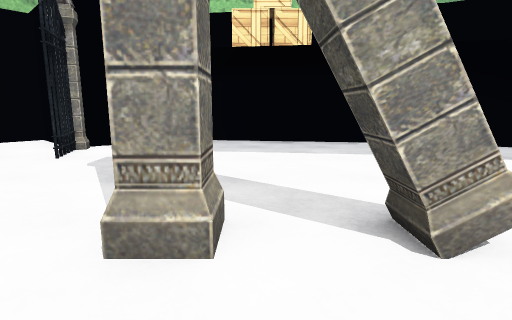
view 1 (above)

19 first-person views from a walk through a scene from a Unity 3-D project. The camera is 1.2 m above the floor, tilts 10° down and sees 80° across. The floor is counted in squares, 1 m on a side. Each view is taken from the middle of a square. On the plan, view 1 faces up. The plan holds only what a view shows up to about 13 squares ahead; the rest is blank. The place goes on beyond the plan. The player is left out. Some surface patterns are stand-ins.

view 2
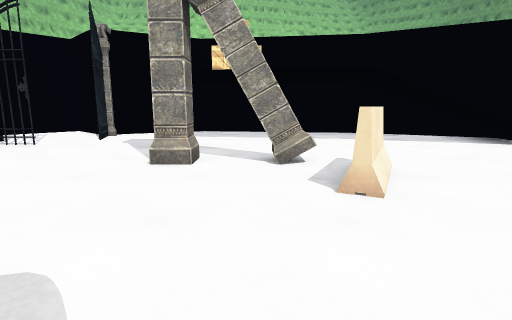

view 3
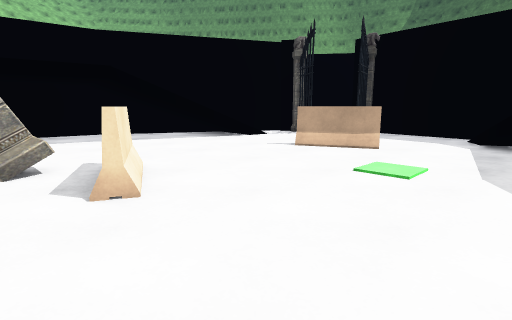

view 4
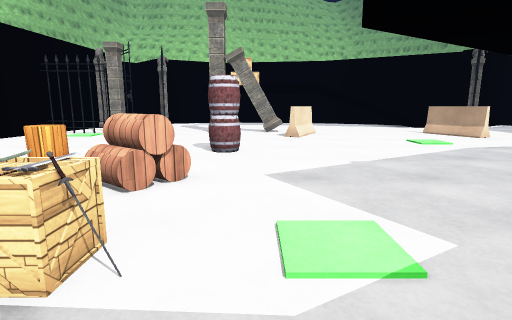

view 5
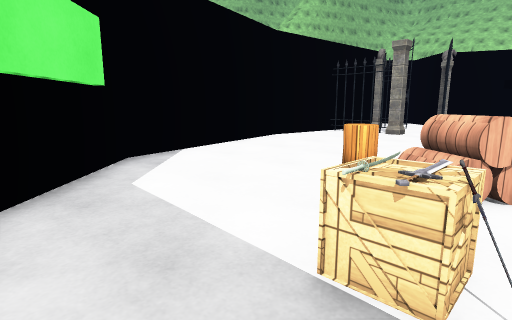

view 6
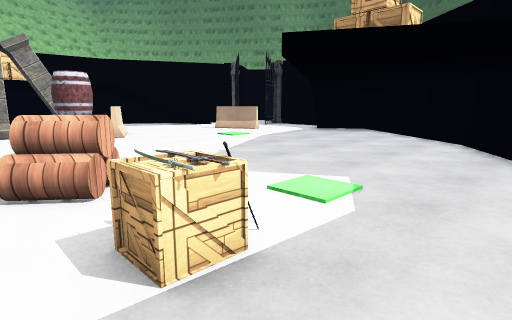

view 7
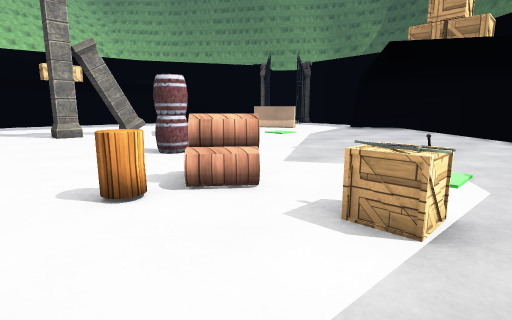

view 8
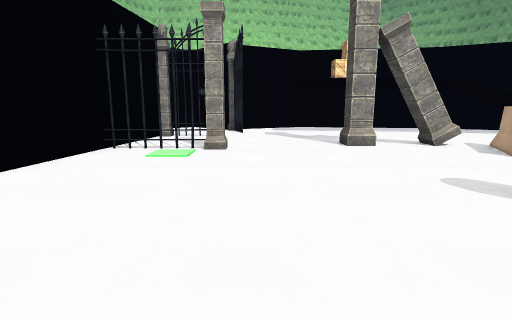

view 9
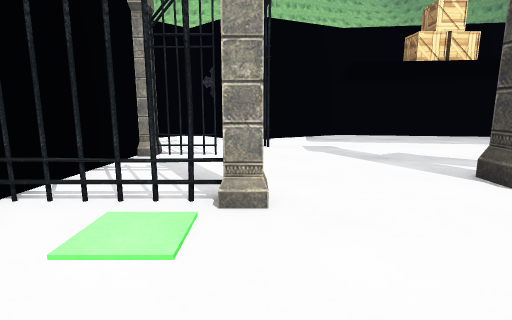

view 10
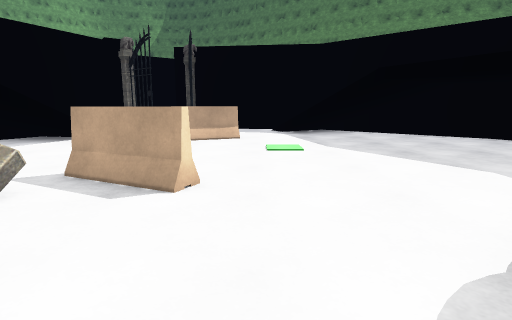

view 11
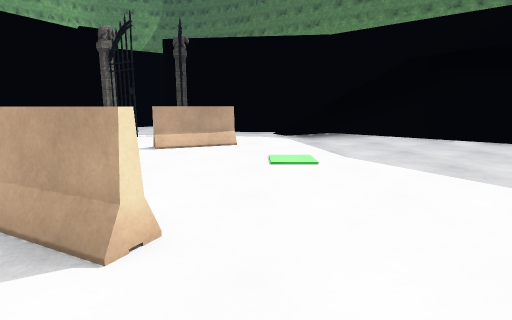

view 12
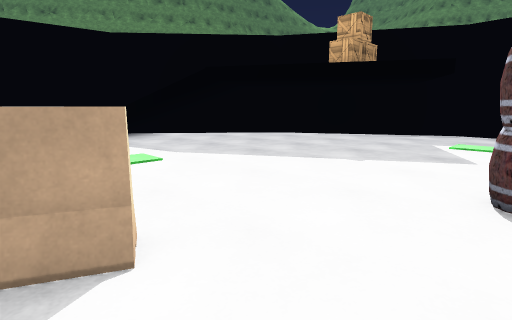

view 13
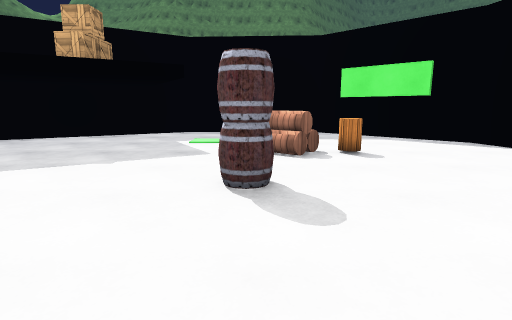

view 14
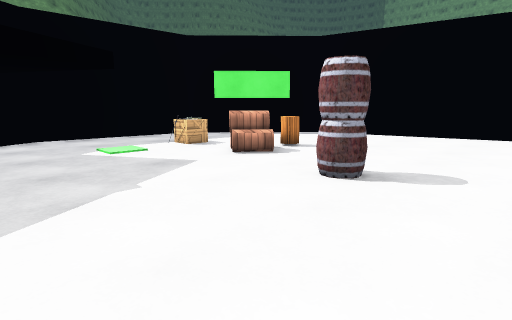

view 15
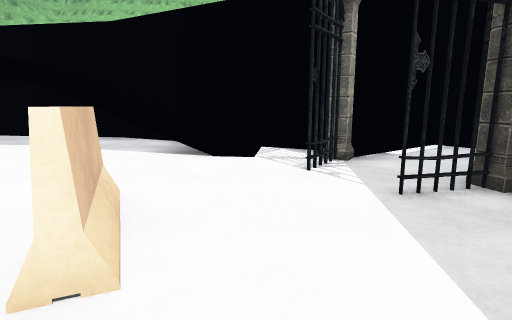

view 16
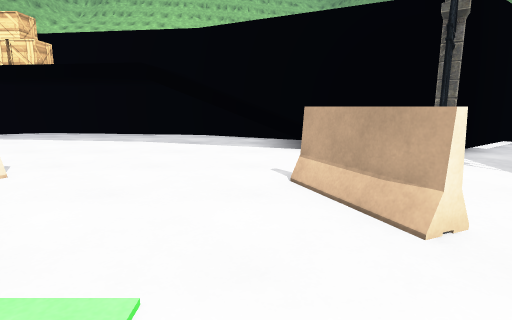

view 17
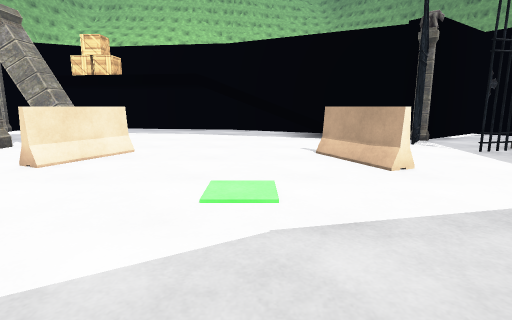

view 18
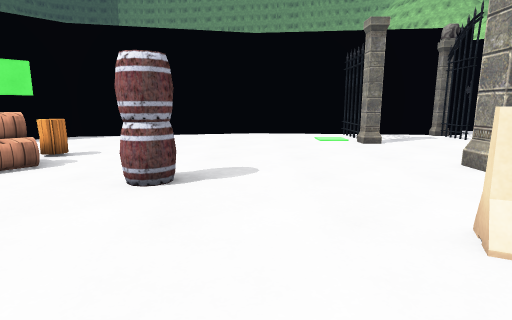

view 19
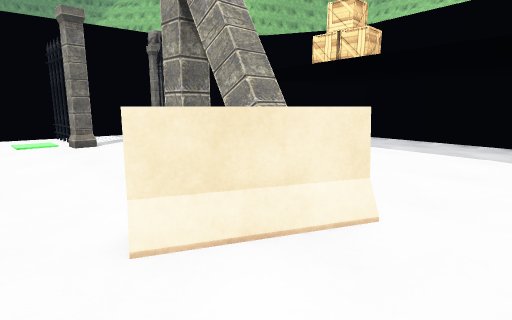

### Floor plan
Key: @ floor where view 1 was taken; # wall or solid block; . floor; / step, stairs or slope; B barrel; C crate; O other object.
Columns run from 8 left of view 1 to 17 right of it. Each row starts with its distance up from view 1.
 11       ##  ##
 10   ##  .....####
  9    #........../
  8    O........../   ##
  7 # .O........../   /#######
  6 OOO........... // /..#  ..
  5 #....................O...
  4 #...................O...
  3 #......O.OO............#
  2 #..#...O.OOO.....O...OO#
  1 ...........O.....O.....
  0 ........@.OO......O....
 -1 .......................#
 -2 ...................../##
 -3 ........B..........///#
 -4  .......B........./
 -5  ................
 -6  ................./
 -7  ....BBB........../
 -8 #......B...........
 -9   .....C..........
-10  ##....OO........
-11   ##...........
-12    ##........
-13          ...

Positions as (right, up) in squares from view 1, and headings:
1: (0, 0), facing up
2: (1, -4), facing up
3: (1, -4), facing up-right
4: (1, -12), facing up
5: (0, -12), facing up-left
6: (-2, -12), facing up-right
7: (-4, -11), facing up-right
8: (-4, -7), facing up
9: (-5, -2), facing up
10: (-2, -1), facing right
11: (0, -1), facing right
12: (0, 1), facing down-right
13: (0, 1), facing down
14: (5, -1), facing down-left
15: (11, -2), facing up
16: (8, -3), facing up
17: (7, -6), facing up
18: (5, -2), facing left
19: (5, -1), facing up-left
